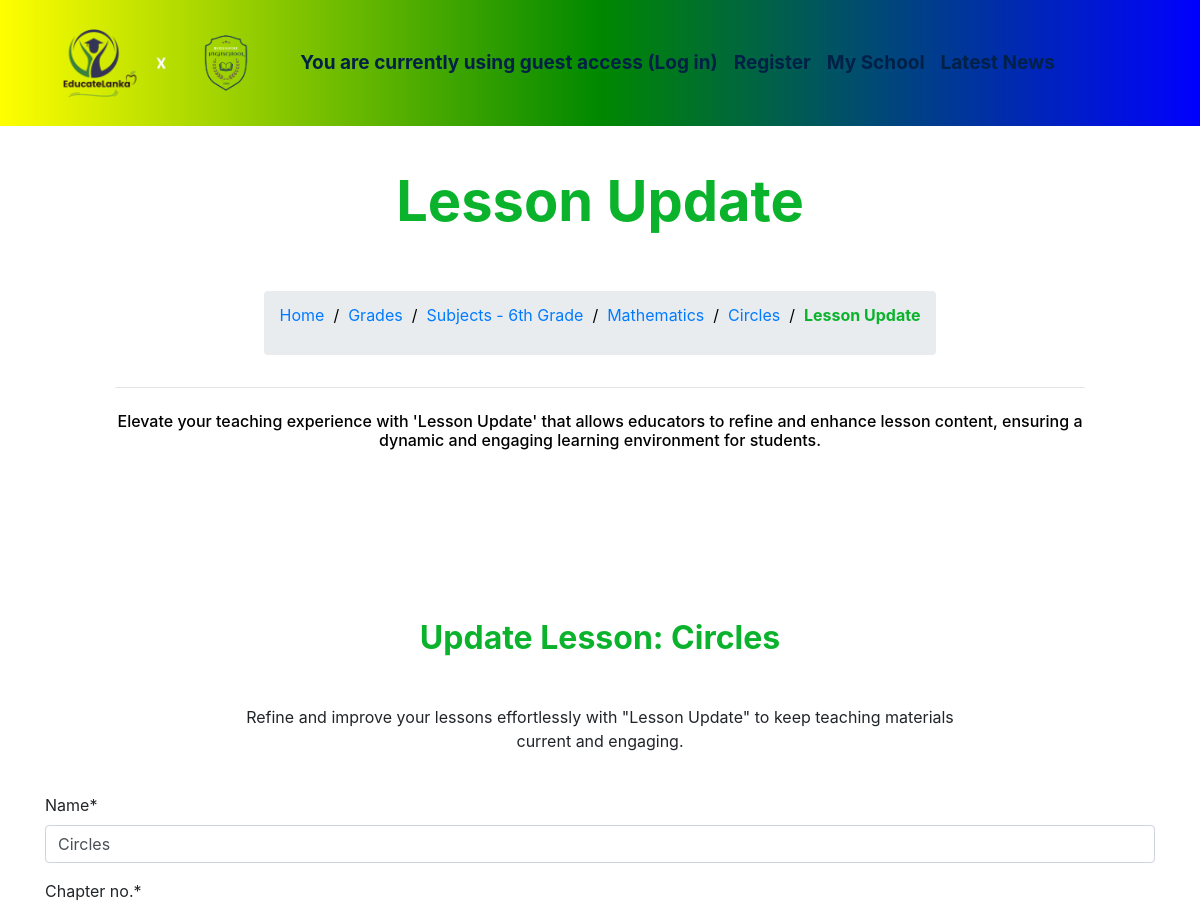
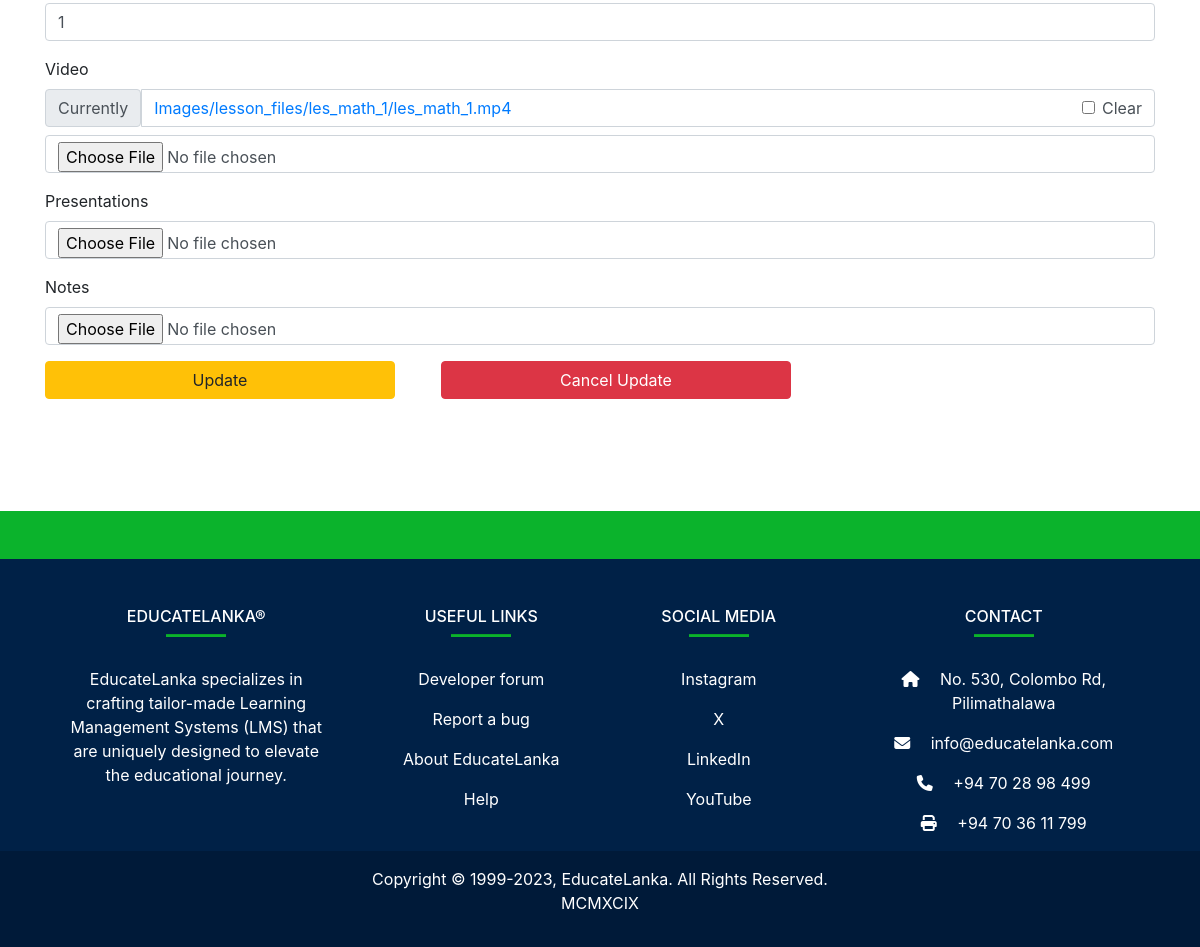
Screenshot of /curriculum/6th-grade/mathematics-6/circles/update/ with the database file from the repository (2 pictures, top to bottom).
### curriculum/models.py (models this page shows, shortened)
class Lesson(models.Model):
    lesson_id = models.CharField(max_length=100, unique=True)
    Standard = models.ForeignKey(Standard, on_delete=models.CASCADE)
    created_by = models.ForeignKey(User,on_delete=models.CASCADE)
    created_at = models.DateTimeField(auto_now_add=True)
    subject = models.ForeignKey(Subject, on_delete=models.CASCADE,related_name='lessons')
    name = models.CharField(max_length=250)
    position = models.PositiveSmallIntegerField(verbose_name="Chapter no.")
    slug = models.SlugField(null=True, blank=True)
    video = models.FileField(upload_to=save_lesson_files,verbose_name="Video", blank=True, null=True)
    ppt = models.FileField(upload_to=save_lesson_files,verbose_name="Presentations", blank=True)
    Notes = models.FileField(upload_to=save_lesson_files,verbose_name="Notes", blank=True)
    class Meta:
        ordering = ['position']

class Standard(models.Model):
    name = models.CharField(max_length=100, unique=True)
    slug = models.SlugField(null=True, blank=True)
    description = models.TextField(max_length=500,blank=True)

class Subject(models.Model):
    subject_id = models.CharField(max_length=100, unique=True)
    name = models.CharField(max_length=100)
    slug = models.SlugField(null=True, blank=True)
    standard = models.ForeignKey(Standard, on_delete=models.CASCADE, related_name='subjects')
    image = models.ImageField(upload_to=save_subject_image, blank=True, verbose_name='Subject Image')
    description = models.TextField(max_length=500,blank=True)

### curriculum/views.py (the view)
# urls.py: path('<str:standard>/<str:subject>/<slug:slug>/update/', views.LessonUpdateView.as_view(),name='lesson_update'),
class LessonUpdateView(UpdateView):
    fields = ('name','position','video','ppt','Notes')
    model= Lesson
    template_name = 'curriculum/lesson_update.html'
    context_object_name = 'lessons'

### curriculum/templates/curriculum/lesson_update.html (shortened to what this page needs)
{% extends 'base_ver.html' %}
{% load static %}
{% load crispy_forms_tags %}
{% block image_block %}
<header class="info-header">
  <div id="page-intro" class="container-fluid d-flex align-items-center justify-content-center ">
    <div class="row d-flex justify-content-center text-center">
      <div class="col-md-10 text-white">
        <h2 class="display-4 font-weight-bold  p-5 " style="color:#0bb32c;  margin-top: 120px;" > Lesson Update </h2>
        <div class="row d-flex justify-content-center text-center">
          <ul class="breadcrumb">
            <li><a href="{% url 'index' %}">Home</a></li> <p style="color: #000000;">&nbsp; / &nbsp;</p>
            <li><a href="{% url 'curriculum:standard_list' %}">Grades</a></li> <p style="color: #000000;">&nbsp; / &nbsp;</p>
            <li><a href="{% url 'curriculum:subject_list' slug=lessons.Standard.slug %}">Subjects - {{lessons.Standard.name}}</a></li> <p style="color: #000000;">&nbsp; / &nbsp;</p>
            <li><a href="{% url 'curriculum:lesson_list' standard=lessons.Standard.slug slug=lessons.subject.slug %}">{{lessons.subject.name}}</a></li> <p style="color: #000000;">&nbsp; / &nbsp;</p>
            <li><a href="{% url 'curriculum:lesson_detail' standard=lessons.Standard.slug subject=lessons.subject.slug slug=lessons.slug %}">{{lessons.name}}</a></li> <p style="color: #000000;">&nbsp; / &nbsp;</p>
            <li style="color:#0bb32c; font-weight: bold;" >Lesson Update</li>
          </ul>
        </div>
        <hr style="color:#0bb32c;">
        <h6 class="white-text my-4" style="color: #000000;">Elevate your teaching experience with 'Lesson Update' that allows educators to refine and enhance lesson content, ensuring a dynamic and engaging learning environment for students.</h6>
  </div>
</header>
{% endblock %}
{% block content %}
<section id="best-features" class="text-center">
              <h2 class="mb-5 font-weight-bold" style="color:#0bb32c;">Update Lesson: {{lessons.name}}</h2>
              <div class="row d-flex justify-content-center mb-4">
                <div class="col-md-8">
                  <p class="grey-text">Refine and improve your lessons effortlessly with "Lesson Update" to keep teaching materials current and engaging.</p>
                </div>
              </div>
</section>
<form method="post" enctype="multipart/form-data">
  {{form|crispy}}
  <div class="row">
        <div class="col-md-4 mb-3 mr-3">
                <input type="submit" value="Update" class="btn btn-warning btn-block">
        </div>
        <div class="col-md-4 mb-3 mr-3">
                <a href="{% url 'curriculum:lesson_detail' standard=lessons.Standard.slug subject=lessons.subject.slug slug=lessons.slug %}" class="btn btn-danger btn-block">Cancel Update</a>
        </div>
</div>
</form>
<br>
<br>
<br>
<br>
{% endblock %}

### templates/base_ver.html (style rules this page uses)
html { scroll-behavior: smooth; }

### rows the page displays
Lesson: Standard.name "6th Grade", subject.name "Mathematics", name "Circles", position "1"
